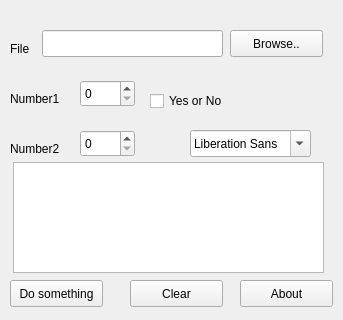
<?xml version="1.0" encoding="UTF-8"?>
<ui version="4.0">
 <class>myQtAppDLG</class>
 <widget class="QWidget" name="myQtAppDLG">
  <property name="geometry">
   <rect>
    <x>0</x>
    <y>0</y>
    <width>343</width>
    <height>320</height>
   </rect>
  </property>
  <property name="windowTitle">
   <string>Form</string>
  </property>
  <widget class="QLineEdit" name="lineEdit">
   <property name="geometry">
    <rect>
     <x>42</x>
     <y>30</y>
     <width>181</width>
     <height>27</height>
    </rect>
   </property>
  </widget>
  <widget class="QTextEdit" name="textEdit">
   <property name="geometry">
    <rect>
     <x>13</x>
     <y>162</y>
     <width>311</width>
     <height>111</height>
    </rect>
   </property>
  </widget>
  <widget class="QSpinBox" name="spinBox">
   <property name="geometry">
    <rect>
     <x>80</x>
     <y>80</y>
     <width>55</width>
     <height>27</height>
    </rect>
   </property>
  </widget>
  <widget class="QSpinBox" name="spinBox_2">
   <property name="geometry">
    <rect>
     <x>80</x>
     <y>130</y>
     <width>55</width>
     <height>27</height>
    </rect>
   </property>
  </widget>
  <widget class="QPushButton" name="pushButton">
   <property name="geometry">
    <rect>
     <x>230</x>
     <y>30</y>
     <width>93</width>
     <height>27</height>
    </rect>
   </property>
   <property name="text">
    <string>Browse..</string>
   </property>
  </widget>
  <widget class="QPushButton" name="pushButton_2">
   <property name="geometry">
    <rect>
     <x>240</x>
     <y>280</y>
     <width>93</width>
     <height>27</height>
    </rect>
   </property>
   <property name="text">
    <string>About</string>
   </property>
  </widget>
  <widget class="QPushButton" name="pushButton_3">
   <property name="geometry">
    <rect>
     <x>130</x>
     <y>280</y>
     <width>93</width>
     <height>27</height>
    </rect>
   </property>
   <property name="text">
    <string>Clear</string>
   </property>
  </widget>
  <widget class="QPushButton" name="pushButton_4">
   <property name="geometry">
    <rect>
     <x>10</x>
     <y>280</y>
     <width>93</width>
     <height>27</height>
    </rect>
   </property>
   <property name="text">
    <string>Do something</string>
   </property>
  </widget>
  <widget class="QLabel" name="label">
   <property name="geometry">
    <rect>
     <x>10</x>
     <y>40</y>
     <width>31</width>
     <height>17</height>
    </rect>
   </property>
   <property name="text">
    <string>File</string>
   </property>
  </widget>
  <widget class="QLabel" name="label_2">
   <property name="geometry">
    <rect>
     <x>10</x>
     <y>90</y>
     <width>62</width>
     <height>17</height>
    </rect>
   </property>
   <property name="text">
    <string>Number1</string>
   </property>
  </widget>
  <widget class="QLabel" name="label_3">
   <property name="geometry">
    <rect>
     <x>10</x>
     <y>140</y>
     <width>62</width>
     <height>17</height>
    </rect>
   </property>
   <property name="text">
    <string>Number2</string>
   </property>
  </widget>
  <widget class="QCheckBox" name="checkBox">
   <property name="geometry">
    <rect>
     <x>150</x>
     <y>90</y>
     <width>94</width>
     <height>22</height>
    </rect>
   </property>
   <property name="text">
    <string>Yes or No</string>
   </property>
  </widget>
  <widget class="QFontComboBox" name="Apple">
   <property name="geometry">
    <rect>
     <x>190</x>
     <y>130</y>
     <width>121</width>
     <height>27</height>
    </rect>
   </property>
  </widget>
 </widget>
 <resources/>
 <connections/>
</ui>
